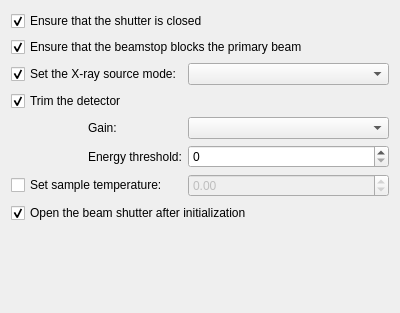
<?xml version="1.0" encoding="UTF-8"?>
<ui version="4.0">
 <class>WizardPage</class>
 <widget class="QWizardPage" name="WizardPage">
  <property name="geometry">
   <rect>
    <x>0</x>
    <y>0</y>
    <width>400</width>
    <height>313</height>
   </rect>
  </property>
  <property name="windowTitle">
   <string>WizardPage</string>
  </property>
  <property name="title">
   <string>Initialization part</string>
  </property>
  <property name="subTitle">
   <string>Please adjust the settings for the preamble section of the script</string>
  </property>
  <layout class="QGridLayout" name="gridLayout_2">
   <item row="4" column="0">
    <spacer name="horizontalSpacer">
     <property name="orientation">
      <enum>Qt::Horizontal</enum>
     </property>
     <property name="sizeType">
      <enum>QSizePolicy::Preferred</enum>
     </property>
     <property name="sizeHint" stdset="0">
      <size>
       <width>30</width>
       <height>20</height>
      </size>
     </property>
    </spacer>
   </item>
   <item row="4" column="1">
    <widget class="QLabel" name="label_2">
     <property name="text">
      <string>Gain:</string>
     </property>
    </widget>
   </item>
   <item row="2" column="0" colspan="2">
    <widget class="QCheckBox" name="xRayPowerCheckBox">
     <property name="text">
      <string>Set the X-ray source mode:</string>
     </property>
     <property name="checked">
      <bool>true</bool>
     </property>
    </widget>
   </item>
   <item row="0" column="0" colspan="3">
    <widget class="QCheckBox" name="closeShutterCheckBox">
     <property name="text">
      <string>Ensure that the shutter is closed</string>
     </property>
     <property name="checked">
      <bool>true</bool>
     </property>
    </widget>
   </item>
   <item row="6" column="0" colspan="2">
    <widget class="QCheckBox" name="temperatureCheckBox">
     <property name="text">
      <string>Set sample temperature:</string>
     </property>
    </widget>
   </item>
   <item row="5" column="1">
    <widget class="QLabel" name="label">
     <property name="text">
      <string>Energy threshold:</string>
     </property>
    </widget>
   </item>
   <item row="6" column="2">
    <widget class="QDoubleSpinBox" name="temperatureDoubleSpinBox">
     <property name="enabled">
      <bool>false</bool>
     </property>
     <property name="minimum">
      <double>-99.989999999999995</double>
     </property>
     <property name="maximum">
      <double>999.990000000000009</double>
     </property>
    </widget>
   </item>
   <item row="5" column="2">
    <widget class="QSpinBox" name="thresholdSpinBox">
     <property name="sizePolicy">
      <sizepolicy hsizetype="MinimumExpanding" vsizetype="Fixed">
       <horstretch>0</horstretch>
       <verstretch>0</verstretch>
      </sizepolicy>
     </property>
    </widget>
   </item>
   <item row="2" column="2">
    <widget class="QComboBox" name="xRayPowerComboBox"/>
   </item>
   <item row="7" column="0" colspan="3">
    <widget class="QCheckBox" name="openShutterCheckBox">
     <property name="text">
      <string>Open the beam shutter after initialization</string>
     </property>
     <property name="checked">
      <bool>true</bool>
     </property>
    </widget>
   </item>
   <item row="3" column="0" colspan="3">
    <widget class="QCheckBox" name="trimCheckBox">
     <property name="text">
      <string>Trim the detector</string>
     </property>
     <property name="checked">
      <bool>true</bool>
     </property>
    </widget>
   </item>
   <item row="4" column="2">
    <widget class="QComboBox" name="gainComboBox">
     <property name="sizePolicy">
      <sizepolicy hsizetype="MinimumExpanding" vsizetype="Fixed">
       <horstretch>0</horstretch>
       <verstretch>0</verstretch>
      </sizepolicy>
     </property>
    </widget>
   </item>
   <item row="1" column="0" colspan="3">
    <widget class="QCheckBox" name="beamstopInCheckBox">
     <property name="text">
      <string>Ensure that the beamstop blocks the primary beam</string>
     </property>
     <property name="checked">
      <bool>true</bool>
     </property>
    </widget>
   </item>
   <item row="8" column="0" colspan="3">
    <spacer name="verticalSpacer">
     <property name="orientation">
      <enum>Qt::Vertical</enum>
     </property>
     <property name="sizeHint" stdset="0">
      <size>
       <width>0</width>
       <height>0</height>
      </size>
     </property>
    </spacer>
   </item>
  </layout>
 </widget>
 <tabstops>
  <tabstop>closeShutterCheckBox</tabstop>
  <tabstop>beamstopInCheckBox</tabstop>
  <tabstop>xRayPowerCheckBox</tabstop>
  <tabstop>xRayPowerComboBox</tabstop>
  <tabstop>trimCheckBox</tabstop>
  <tabstop>gainComboBox</tabstop>
  <tabstop>thresholdSpinBox</tabstop>
  <tabstop>temperatureDoubleSpinBox</tabstop>
  <tabstop>temperatureCheckBox</tabstop>
  <tabstop>openShutterCheckBox</tabstop>
 </tabstops>
 <resources/>
 <connections>
  <connection>
   <sender>temperatureCheckBox</sender>
   <signal>toggled(bool)</signal>
   <receiver>temperatureDoubleSpinBox</receiver>
   <slot>setEnabled(bool)</slot>
   <hints>
    <hint type="sourcelabel">
     <x>66</x>
     <y>217</y>
    </hint>
    <hint type="destinationlabel">
     <x>271</x>
     <y>223</y>
    </hint>
   </hints>
  </connection>
  <connection>
   <sender>trimCheckBox</sender>
   <signal>toggled(bool)</signal>
   <receiver>gainComboBox</receiver>
   <slot>setEnabled(bool)</slot>
   <hints>
    <hint type="sourcelabel">
     <x>70</x>
     <y>115</y>
    </hint>
    <hint type="destinationlabel">
     <x>242</x>
     <y>140</y>
    </hint>
   </hints>
  </connection>
  <connection>
   <sender>trimCheckBox</sender>
   <signal>toggled(bool)</signal>
   <receiver>thresholdSpinBox</receiver>
   <slot>setEnabled(bool)</slot>
   <hints>
    <hint type="sourcelabel">
     <x>98</x>
     <y>109</y>
    </hint>
    <hint type="destinationlabel">
     <x>234</x>
     <y>185</y>
    </hint>
   </hints>
  </connection>
  <connection>
   <sender>xRayPowerCheckBox</sender>
   <signal>toggled(bool)</signal>
   <receiver>xRayPowerComboBox</receiver>
   <slot>setEnabled(bool)</slot>
   <hints>
    <hint type="sourcelabel">
     <x>43</x>
     <y>73</y>
    </hint>
    <hint type="destinationlabel">
     <x>297</x>
     <y>78</y>
    </hint>
   </hints>
  </connection>
 </connections>
</ui>
